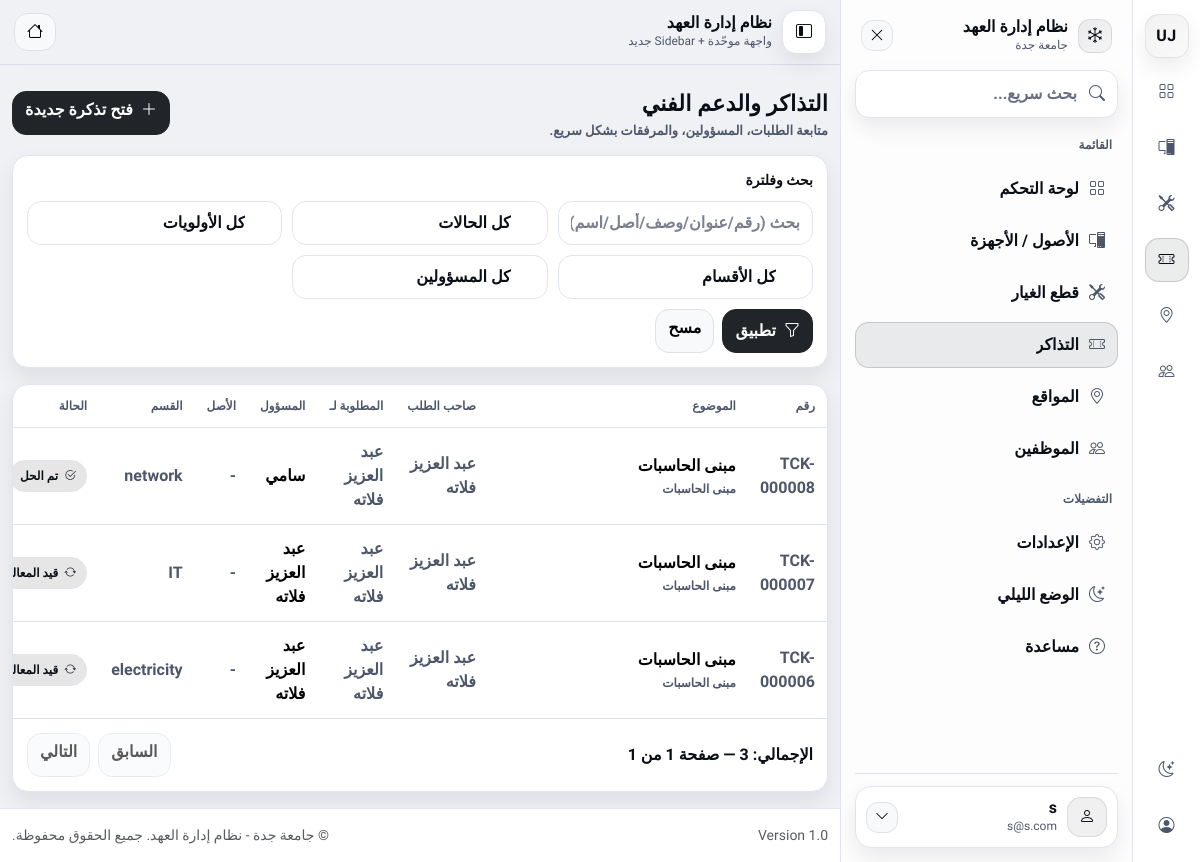
/index.php?page=tickets/index (signed in), run on the app's committed database.
### tables this page shows
CREATE TABLE `tickets` (
  `id` int(11) NOT NULL,
  `ticket_no` varchar(20) DEFAULT NULL,
  `created_by` int(11) NOT NULL,
  `asset_id` int(11) DEFAULT NULL,
  `location_id` int(10) UNSIGNED DEFAULT NULL,
  `subject` varchar(255) NOT NULL,
  `description` text NOT NULL,
  `status` varchar(50) DEFAULT 'Open',
  `priority` varchar(50) DEFAULT 'Medium',
  `category_id` int(10) UNSIGNED DEFAULT NULL,
  `contact_info` varchar(255) DEFAULT NULL,
  `assigned_to` int(11) DEFAULT NULL,
  `created_at` datetime DEFAULT current_timestamp(),
  `updated_at` datetime NOT NULL DEFAULT current_timestamp() ON UPDATE current_timestamp(),
  `closed_at` datetime DEFAULT NULL,
  `team` varchar(50) NOT NULL DEFAULT 'field_it',
  `requested_for_user_id` int(11) DEFAULT NULL
);

CREATE TABLE `users` (
  `id` int(11) NOT NULL,
  `username` varchar(50) NOT NULL,
  `email` varchar(100) NOT NULL,
  `password` varchar(255) NOT NULL,
  `role` enum('super_admin','manager','user') NOT NULL DEFAULT 'user',
  `created_at` datetime DEFAULT current_timestamp(),
  `job_title` varchar(100) DEFAULT NULL,
  `department` varchar(100) DEFAULT NULL,
  `phone` varchar(20) DEFAULT NULL,
  `avatar` varchar(255) DEFAULT 'default_avatar.png',
  `lang` varchar(5) DEFAULT 'ar',
  `dark_mode` tinyint(1) DEFAULT 0,
  `name` varchar(100) DEFAULT 'User',
  `manager_id` int(11) DEFAULT NULL,
  `is_active` tinyint(1) NOT NULL DEFAULT 1
);

### app/controllers/TicketsController.php (called while the page is built, shortened)
<?php
class TicketsController extends Controller {
    private $ticketModel;
    private $userModel;
    public function __construct() {
        $this->ticketModel = $this->model('Ticket');
        $this->userModel   = $this->model('User');
    }
    private function getUsersForForm(): array {
        if (function_exists('isSuperAdmin') && isSuperAdmin()) {
            return method_exists($this->userModel, 'getUsers') ? $this->userModel->getUsers() : [];
        }
        return [];
    }
   public function index()
{
    $filters = [
        'q'          => trim($_GET['q'] ?? ''),
        'status'     => trim($_GET['status'] ?? ''),
        'priority'   => trim($_GET['priority'] ?? ''),
        'team'       => trim($_GET['team'] ?? ''),
        'assigned_to'=> (int)($_GET['assigned_to'] ?? 0),
    ];
    $teams = method_exists($this->ticketModel, 'getDistinctTeams')
        ? $this->ticketModel->getDistinctTeams()
        : [];
    $usersForFilter = $this->getUsersForForm();
    $page    = max(1, (int)($_GET['p'] ?? 1));
    $perPage = 15;
    $offset  = ($page - 1) * $perPage;
    if (function_exists('isSuperAdmin') && isSuperAdmin()) {
        $total = method_exists($this->ticketModel, 'countSearchAll')
            ? $this->ticketModel->countSearchAll($filters)
            : 0;
        $tickets = method_exists($this->ticketModel, 'searchAllPaged')
            ? $this->ticketModel->searchAllPaged($filters, $perPage, $offset)
            : (method_exists($this->ticketModel, 'searchAll') ? $this->ticketModel->searchAll($filters) : $this->ticketModel->getAll());
    }
    $pages = (int)ceil($total / $perPage);
    $this->view('tickets/index', [
        'tickets' => $tickets,
        'filters' => $filters,
        'teams'   => $teams,
        'users'   => $usersForFilter,
        'pagination' => [
            'page' => $page,
            'perPage' => $perPage,
            'total' => $total,
            'pages' => $pages,
        ],
    ]);
}
}

### app/libraries/Database.php (called while the page is built, shortened)
<?php
class Database {
    private $host = 'localhost';
    private $user = 'root';
    private $pass = '';
    private $dbname = 'it_inventory';
    private $dbh;
    private $stmt;
    public function __construct() {
        $dsn = 'mysql:host=' . $this->host . ';dbname=' . $this->dbname;
        $options = array(
            PDO::ATTR_PERSISTENT => true,
            PDO::ATTR_ERRMODE => PDO::ERRMODE_EXCEPTION
        );
        try {
            $this->dbh = new PDO($dsn, $this->user, $this->pass, $options);
        } catch(PDOException $e) {
            $this->error = $e->getMessage();
            echo $this->error;
        }
    }
    public function query($sql) {
        $this->stmt = $this->dbh->prepare($sql);
    }
    public function bind($param, $value, $type = null) {
        if (is_null($type)) {
            switch (true) {
                case is_int($value):
                    $type = PDO::PARAM_INT;
                    break;
            }
        }
        $this->stmt->bindValue($param, $value, $type);
    }
    public function execute() {
        return $this->stmt->execute();
    }
    public function resultSet() {
        $this->execute();
        return $this->stmt->fetchAll(PDO::FETCH_OBJ);
    }
}

### app/models/Ticket.php (called while the page is built, shortened)
<?php
class Ticket
{
    private $db;
    public function __construct()
    {
        $this->db = new Database;
    }
    private function baseSelectSql(): string
{
  return "
    SELECT
      t.*,
      u.name AS user_name,
      u.email AS user_email,
      rf.name AS requested_for_name,
      au.name AS assigned_to_name,
      a.asset_tag,
      a.brand,
      a.model,
      /* عدّادات السجل/المرفقات */
      (SELECT COUNT(*) FROM ticket_updates tu WHERE tu.ticket_id = t.id) AS updates_count,
      (SELECT COUNT(*) FROM ticket_attachments ta WHERE ta.ticket_id = t.id) AS attachments_count
    FROM tickets t
    JOIN users u ON t.created_by = u.id
    LEFT JOIN users rf ON t.requested_for_user_id = rf.id
    LEFT JOIN users au ON t.assigned_to = au.id
    LEFT JOIN assets a ON t.asset_id = a.id
  ";
}
    private function baseFromSql(): string
    {
        return "
            FROM tickets t
            JOIN users u ON t.created_by = u.id
            LEFT JOIN users rf ON t.requested_for_user_id = rf.id
            LEFT JOIN users au ON t.assigned_to = au.id
            LEFT JOIN assets a ON t.asset_id = a.id
        ";
    }
    private function applyFiltersToSql(string $baseSql, array $filters, array &$binds): string
    {
        return $baseSql;
    }
    private function applyLimitOffset(string $sql, int $limit, int $offset, array &$binds): string
    {
        if ($limit > 0) {
            $sql .= " LIMIT :limit OFFSET :offset";
            $binds[':limit'] = (int)$limit;
            $binds[':offset'] = max(0, (int)$offset);
        }
        return $sql;
    }
    public function getDistinctTeams(): array
    {
        $this->db->query("SELECT DISTINCT team FROM tickets WHERE team IS NOT NULL AND team <> '' ORDER BY team ASC");
        $rows = $this->db->resultSet();
        $teams = [];
        foreach ($rows as $r) $teams[] = $r->team;
        return $teams;
    }
    public function countSearchAll(array $filters = []): int
    {
        $binds = [];
        $sql = "SELECT COUNT(DISTINCT t.id) AS cnt " . $this->baseFromSql();
        $sql = $this->applyFiltersToSql($sql, $filters, $binds);
        $this->db->query($sql);
        $row = $this->db->single();
        return (int)($row->cnt ?? 0);
    }
    public function searchAllPaged(array $filters = [], int $limit = 15, int $offset = 0)
    {
        $binds = [];
        $sql = $this->baseSelectSql();
        $sql = $this->applyFiltersToSql($sql, $filters, $binds);
        $sql .= " ORDER BY t.created_at DESC";
        $sql = $this->applyLimitOffset($sql, $limit, $offset, $binds);
        $this->db->query($sql);
        foreach ($binds as $k => $v) $this->db->bind($k, $v);
        return $this->db->resultSet();
    }
}

### app/views/tickets/index.php (the view, shortened to what this page needs)
<?php
if (defined('APPROOT')) {
  require APPROOT . '/views/layouts/header.php';
} else {
  require __DIR__ . '/../layouts/header.php';
}
if (!function_exists('h')) {
  function h($v): string { return htmlspecialchars((string)$v, ENT_QUOTES, 'UTF-8'); }
}
function urlroot_prefix(): string {
  return defined('URLROOT') ? rtrim(URLROOT, '/') : '';
}
function buildTicketsUrl(array $overrides = []): string {
  $base = $_GET ?? [];
  $base['page'] = 'tickets/index';
  foreach ($overrides as $k => $v) $base[$k] = $v;
  foreach ($base as $k => $v) {
    if ($v === '' || $v === null) unset($base[$k]);
  }
  $prefix = urlroot_prefix();
  return ($prefix !== '' ? $prefix . '/index.php?' : 'index.php?') . http_build_query($base);
}
function statusUi(string $st): array {
  $st = trim($st);
  if ($st === 'In Progress') return ['pending', 'قيد المعالجة', 'bi-arrow-repeat'];
  if ($st === 'Resolved')    return ['pending', 'تم الحل',      'bi-check2-circle'];
  return ['open', ($st ?: '—'), 'bi-circle-fill'];
}
$tickets = $data['tickets'] ?? [];
$filters = $data['filters'] ?? [];
$q        = (string)($filters['q'] ?? ($_GET['q'] ?? ''));
$pagination = $data['pagination'] ?? ['page'=>1,'perPage'=>15,'total'=>0,'pages'=>1];
$page  = (int)($pagination['page'] ?? 1);  if ($page < 1) $page = 1;
$pages = (int)($pagination['pages'] ?? 1); if ($pages < 1) $pages = 1;
$total = (int)($pagination['total'] ?? 0);
$prefix = urlroot_prefix();
$addUrl = ($prefix !== '' ? $prefix . '/index.php?page=tickets/add' : 'index.php?page=tickets/add');
?>
<div class="page-wrap">
  <div class="page-head">
    <div>
      <h1 class="page-title">التذاكر والدعم الفني</h1>
      <div class="page-sub">متابعة الطلبات، المسؤولين، والمرفقات بشكل سريع.</div>
    </div>
    <div class="page-actions">
      <a class="btn btn-dark btn-soft" href="<?= h($addUrl) ?>">
        <i class="bi bi-plus-lg ms-1"></i> فتح تذكرة جديدة
      </a>
    </div>
  </div>
  <div class="cardx mb-3">
    <div class="cardx-body">
      <div class="cardx-title">بحث وفلترة</div>
      <form method="get" class="filters">
        <input class="form-control input-soft" name="q" value="<?= h($q) ?>"
               placeholder="بحث (رقم/عنوان/وصف/أصل/اسم)">
        <select class="form-select select-soft" name="status">
          <option value="">كل الحالات</option>
        </select>
        <select class="form-select select-soft" name="priority">
          <option value="">كل الأولويات</option>
        </select>
        <select class="form-select select-soft" name="team">
          <option value="">كل الأقسام</option>
        </select>
        <select class="form-select select-soft" name="assigned_to">
          <option value="">كل المسؤولين</option>
        </select>
        <div class="d-flex gap-2" style="grid-column: 1 / -1; justify-content:flex-start;">
          <button class="btn btn-dark btn-soft" type="submit">
            <i class="bi bi-funnel ms-1"></i> تطبيق
          </button>
          <a class="btn btn-light border btn-soft" href="<?= h(buildTicketsUrl(['q'=>'','status'=>'','priority'=>'','team'=>'','assigned_to'=>'','p'=>1])) ?>">
            مسح
          </a>
        </div>
      </form>
    </div>
  </div>
  <div class="cardx">
    <div class="cardx-body p-0">
      <div class="table-responsive">
        <table class="table tablex mb-0">
          <thead>
            <tr>
              <th>رقم</th>
              <th>الموضوع</th>
              <th>صاحب الطلب</th>
              <th>المطلوبة لـ</th>
              <th>المسؤول</th>
              <th>الأصل</th>
              <th>القسم</th>
              <th>الحالة</th>
            </tr>
          </thead>
          <tbody>
            <?php if (empty($tickets)): ?>
              <tr>
                <td colspan="13" class="text-center td-muted py-4">لا توجد تذاكر حالياً.</td>
              </tr>
            <?php else: ?>
              <?php foreach ($tickets as $ticket): ?>
                <?php
                  $id = (int)($ticket->id ?? 0);
                  $ticketNo = (string)($ticket->ticket_number ?? ($ticket->ticket_no ?? ('TCK-' . str_pad((string)$id, 6, '0', STR_PAD_LEFT))));
                  $subject  = (string)($ticket->subject ?? '');
                  $desc     = (string)($ticket->description ?? '');
                  $requester = (string)($ticket->user_name ?? $ticket->requester_name ?? '-');
                  $forName   = (string)($ticket->requested_for_name ?? '-');
                  $assigned  = (string)($ticket->assigned_to_name ?? 'غير مسند');
                  $dept     = (string)($ticket->department ?? ($ticket->team ?? '-'));
                  $assetTag = (string)($ticket->asset_tag ?? '-');
                  [$stCls, $stLbl, $stIcon] = statusUi((string)($ticket->status ?? ''));
                  $short = $desc;
                  if (function_exists('mb_substr')) {
                    $short = mb_substr($desc, 0, 90);
                  } else {
                    $short = substr($desc, 0, 90);
                    if (strlen($desc) > 90) $short .= '…';
                  }
                ?>
                <tr>
                  <td class="td-muted"><?= h($ticketNo) ?></td>
                  <td style="min-width:260px;">
                    <div style="font-weight:900;"><?= h($subject !== '' ? $subject : '—') ?></div>
                    <?php if (trim($desc) !== ''): ?>
                      <div class="td-muted" style="font-size:12px; margin-top:2px;">
                        <?= h($short) ?>
                      </div>
                    <?php endif; ?>
                  </td>
                  <td class="td-muted"><?= h($requester) ?></td>
                  <td class="td-muted"><?= h($forName) ?></td>
                  <td><?= h($assigned) ?></td>
                  <td class="td-muted"><?= h($assetTag) ?></td>
                  <td class="td-muted"><?= h($dept) ?></td>
                  <td>
                    <span class="badgex <?= h($stCls) ?>">
                      <i class="bi <?= h($stIcon) ?>"></i> <?= h($stLbl) ?>
                    </span>
                  </td>
                </tr>
              <?php endforeach; ?>
            <?php endif; ?>
          </tbody>
        </table>
      </div>
    </div>
    <div class="cardx-body d-flex align-items-center justify-content-between flex-wrap gap-2">
      <div class="td-muted" style="font-weight:900;">
        الإجمالي: <?= (int)$total ?> — صفحة <?= (int)$page ?> من <?= (int)$pages ?>
      </div>
      <div class="d-flex gap-2">
        <?php $prev = max(1, $page - 1); ?>
        <?php $next = min($pages, $page + 1); ?>
        <a class="btn btn-light border btn-soft <?= $page <= 1 ? 'disabled' : '' ?>"
           href="<?= h(buildTicketsUrl(['p' => $prev])) ?>">
          السابق
        </a>
        <a class="btn btn-light border btn-soft <?= $page >= $pages ? 'disabled' : '' ?>"
           href="<?= h(buildTicketsUrl(['p' => $next])) ?>">
          التالي
        </a>
      </div>
    </div>
  </div>
</div>
<?php
if (defined('APPROOT')) {
  require APPROOT . '/views/layouts/footer.php';
} else {
  require __DIR__ . '/../layouts/footer.php';
}

### data on the page
tickets: ticket_no "TCK-000008", subject "مبنى الحاسبات", description "مبنى الحاسبات", created_by.name "عبد العزيز فلاته", assigned_to.name "سامي", assetTag "-", team "network", stLbl "تم الحل"
tickets: ticket_no "TCK-000007", subject "مبنى الحاسبات", description "مبنى الحاسبات", created_by.name "عبد العزيز فلاته", assetTag "-", team "IT", stLbl "قيد…"
tickets: ticket_no "TCK-000006", subject "مبنى الحاسبات", description "مبنى الحاسبات", created_by.name "عبد العزيز فلاته", assetTag "-", team "electricity", stLbl "قيد…"

### other printed values
SITENAME "نظام إدارة العهد"
$userName "s"
$userEmail "s@s.com"
$pages "1"
